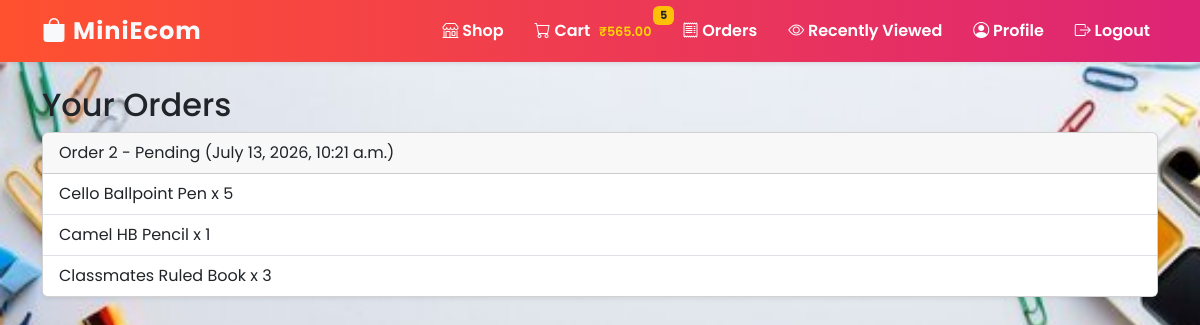
/orders/ (signed in), run on the app's committed database.
### SHOP/models.py (models this page shows, shortened)
class Cart(models.Model):
    user = models.OneToOneField(User, on_delete=models.CASCADE)
    @property
    def total_price(self):
        return sum(item.subtotal for item in self.cartitem_set.all())

class CartItem(models.Model):
    cart = models.ForeignKey(Cart, on_delete=models.CASCADE)
    product = models.ForeignKey('Product', on_delete=models.CASCADE)
    quantity = models.PositiveIntegerField(default=1)
    @property
    def subtotal(self):
        return self.product.price * self.quantity

class Product(models.Model):
    name = models.CharField(max_length=100)
    description = models.TextField(blank=True)
    price = models.DecimalField(max_digits=10, decimal_places=2)
    stock = models.IntegerField(default=0)
    image = models.ImageField(upload_to="products/", blank=True, null=True)

class Order(models.Model):
    customer = models.ForeignKey(Customer, on_delete=models.CASCADE)
    order_date = models.DateTimeField(auto_now_add=True)
    status = models.CharField(max_length=20, default="Pending")

class OrderItem(models.Model):
    order = models.ForeignKey(Order, on_delete=models.CASCADE)
    product = models.ForeignKey(Product, on_delete=models.CASCADE)
    quantity = models.PositiveIntegerField()
    price = models.DecimalField(max_digits=10, decimal_places=2)

### SHOP/views.py (the view)
# urls.py: path("orders/", views.order_list, name="order_list"),
@login_required
def order_list(request):
    customer, created = Customer.objects.get_or_create(user=request.user)
    orders = Order.objects.filter(customer=customer)
    return render(request, "order_list.html", {"orders": orders})

### SHOP/templates/order_list.html
{% extends "base.html" %}
{% block content %}
<h2>Your Orders</h2>
{% for order in orders %}
  <div class="card mb-3 shadow-sm">
    <div class="card-header">
      Order {{ order.id }} - {{ order.status }} ({{ order.order_date }})
    </div>
    <ul class="list-group list-group-flush">
      {% for item in order.orderitem_set.all %}
        <li class="list-group-item">{{ item.product.name }} x {{ item.quantity }}</li>
      {% endfor %}
    </ul>
  </div>
{% empty %}
  <p>No orders yet.</p>
{% endfor %}
{% endblock %}

### SHOP/templates/base.html (shortened to what this page needs)
{% load static %}
<!DOCTYPE html>
<html lang="en">
<head>
  <link rel="stylesheet" href="https://cdn.jsdelivr.net/npm/bootstrap@5.3.0/dist/css/bootstrap.min.css">
  <link rel="stylesheet" href="https://cdn.jsdelivr.net/npm/bootstrap-icons@1.10.5/font/bootstrap-icons.css">
</head>
<body>
  <nav class="navbar navbar-expand-lg navbar-dark shadow-sm">
    <div class="container">
      <a class="navbar-brand text-light" href="{% url 'product_list' %}">
        <i class="bi bi-bag-fill"></i> MiniEcom
      </a>
      <div class="collapse navbar-collapse" id="navbarNav">
        <ul class="navbar-nav ms-auto">
          <li class="nav-item"><a class="nav-link" href="{% url 'product_list' %}"><i class="bi bi-shop"></i> Shop</a></li>
          <li class="nav-item">
            <a class="nav-link" href="{% url 'view_cart' %}">
              <i class="bi bi-cart"></i> Cart
              {% if user.is_authenticated %}
                {% with cart=request.user.cart %}
                  {% if cart.cartitem_set.count > 0 %}
                    <span class="badge bg-warning text-dark">{{ cart.cartitem_set.count }}</span>
                    <span class="cart-value">₹{{ cart.total_price }}</span>
                  {% endif %}
                {% endwith %}
              {% endif %}
            </a>
          </li>
          <li class="nav-item"><a class="nav-link" href="{% url 'order_list' %}"><i class="bi bi-receipt"></i> Orders</a></li>
          <li class="nav-item"><a class="nav-link" href="{% url 'recently_viewed' %}"><i class="bi bi-eye"></i> Recently Viewed</a></li>
          {% if user.is_authenticated %}
            <li class="nav-item"><a class="nav-link" href="{% url 'profile' %}"><i class="bi bi-person-circle"></i> Profile</a></li>
            <li class="nav-item"><a class="nav-link text-warning" href="{% url 'logout_user' %}"><i class="bi bi-box-arrow-right"></i> Logout</a></li>
          {% else %}
            <li class="nav-item"><a class="nav-link" href="{% url 'login_user' %}"><i class="bi bi-box-arrow-in-right"></i> Login</a></li>
            <li class="nav-item"><a class="nav-link" href="{% url 'register_user' %}"><i class="bi bi-pencil-square"></i> Register</a></li>
          {% endif %}
        </ul>
      </div>
    </div>
  </nav>
  <div class="container mt-4">
    {% block content %}{% endblock %}
  </div>
</body>
</html>

### data on the page
Cart: cartitem_set.count "5", total_price "565.00"
Order: id "2", status "Pending", order_date "July 13, 2026, 10:21 a.m."
OrderItem: product.name "Cello Ballpoint Pen", quantity "5"
OrderItem: product.name "Camel HB Pencil", quantity "1"
OrderItem: product.name "Classmates Ruled Book", quantity "3"
